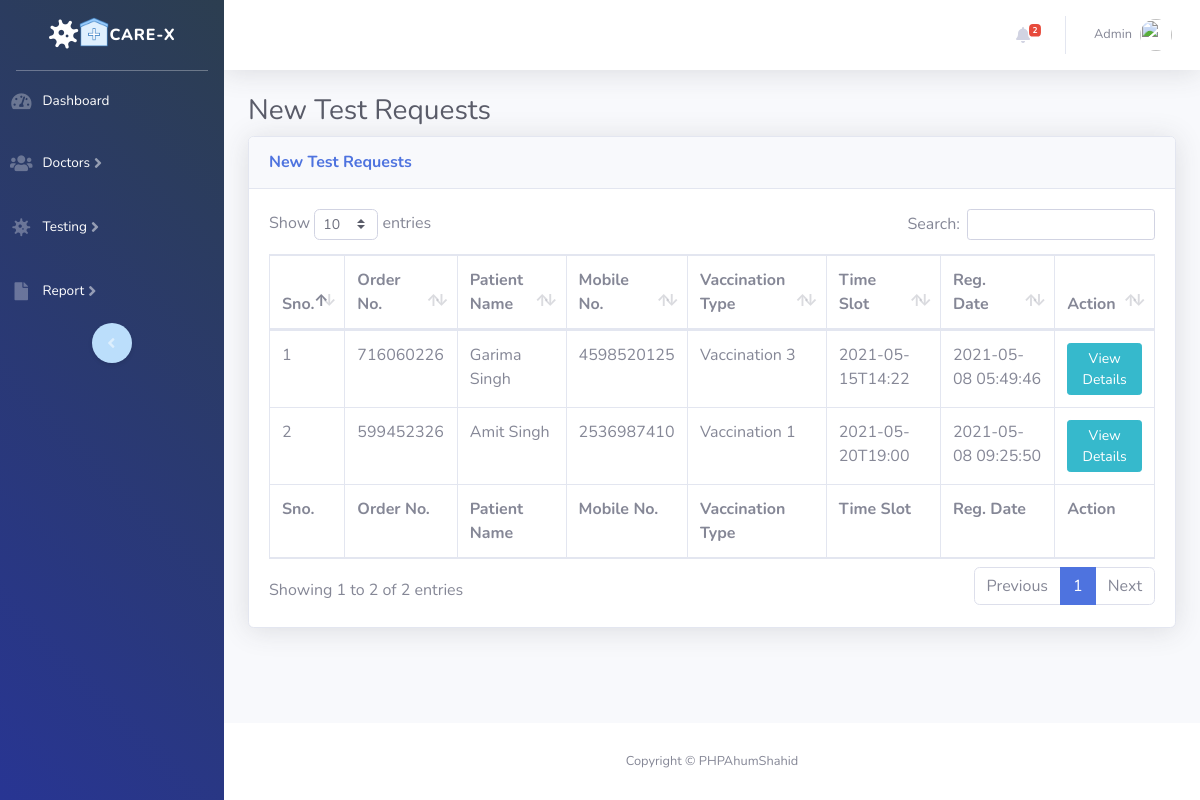
The page /covid-tms/new-test.php (signed in) on the database its author committed.
### tables this page shows
CREATE TABLE `tbltestrecord` (
  `id` int(11) NOT NULL,
  `OrderNumber` bigint(14) DEFAULT NULL,
  `PatientMobileNumber` bigint(14) DEFAULT NULL,
  `VaccinationType` varchar(100) DEFAULT NULL,
  `TestTimeSlot` varchar(120) DEFAULT NULL,
  `ReportStatus` varchar(100) DEFAULT NULL,
  `FinalReport` varchar(150) DEFAULT NULL,
  `ReportUploadTime` varchar(200) DEFAULT NULL,
  `RegistrationDate` timestamp NULL DEFAULT current_timestamp(),
  `AssignedtoEmpId` varchar(150) DEFAULT NULL,
  `AssigntoName` varchar(180) DEFAULT NULL,
  `AssignedTime` varchar(100) DEFAULT NULL
);

CREATE TABLE `tblpatients` (
  `id` int(11) NOT NULL,
  `FullName` varchar(120) DEFAULT NULL,
  `MobileNumber` bigint(12) DEFAULT NULL,
  `DateOfBirth` date DEFAULT NULL,
  `hospital` varchar(150) DEFAULT NULL,
  `FullAddress` varchar(255) DEFAULT NULL,
  `State` varchar(200) DEFAULT NULL,
  `RegistrationDate` timestamp NOT NULL DEFAULT current_timestamp()
);

### covid-tms/new-test.php (the view, shortened to what this page needs)
<?php session_start();
include_once('includes/config.php');
if (strlen($_SESSION['aid']==0)) {
  header('location:logout.php');
  } else{
?>
<!DOCTYPE html>
<html lang="en">
<head>
    <link href="vendor/fontawesome-free/css/all.min.css" rel="stylesheet" type="text/css">
    <link href="css/sb-admin-2.min.css" rel="stylesheet">
    <link href="vendor/datatables/dataTables.bootstrap4.min.css" rel="stylesheet">
</head>
<body id="page-top">
    <div id="wrapper">
  <?php include_once('includes/sidebar.php');?>
        <div id="content-wrapper" class="d-flex flex-column">
            <div id="content">
<?php include_once('includes/topbar.php');?>
                <div class="container-fluid">
                    <h1 class="h3 mb-2 text-gray-800">New Test Requests</h1>
                    <div class="card shadow mb-4">
                        <div class="card-header py-3">
                            <h6 class="m-0 font-weight-bold text-primary">New Test Requests</h6>
                        </div>
                        <div class="card-body">
                            <div class="table-responsive">
                                <form name="assignto" method="post">
                    <table class="table table-bordered" id="dataTable" width="100%" cellspacing="0">
                                    <thead>
                                        <tr>
                                            <th>Sno.</th>
                                            <th>Order No.</th>
                                            <th>Patient Name</th>
                                            <th>Mobile No.</th>
                                            <th>Vaccination Type</th>
                                            <th>Time Slot</th>
                                            <th>Reg. Date</th>
                                            <th>Action</th>
                                        </tr>
                                    </thead>
                                      <tfoot>
                                            <tr>
                                            <th>Sno.</th>
                                            <th>Order No.</th>
                                            <th>Patient Name</th>
                                            <th>Mobile No.</th>
                                            <th>Vaccination Type</th>
                                            <th>Time Slot</th>
                                            <th>Reg. Date</th>
                                            <th>Action</th>
                                        </tr>
                                    </tfoot>
                                    <tbody>
<?php $query=mysqli_query($con,"select tbltestrecord.OrderNumber,tblpatients.FullName,tblpatients.MobileNumber,tbltestrecord.VaccinationType,tbltestrecord.TestTimeSlot,tbltestrecord.RegistrationDate,tbltestrecord.id as testid from tbltestrecord
join tblpatients on tblpatients.MobileNumber=tbltestrecord.PatientMobileNumber
where ReportStatus is null
    ");
$cnt=1;
while($row=mysqli_fetch_array($query)){
?>
                                        <tr>
                                            <td><?php echo $cnt;?></td>
                                            <td><?php echo $row['OrderNumber'];?></td>
                                            <td><?php echo $row['FullName'];?></td>
                                            <td><?php echo $row['MobileNumber'];?></td>
                                            <td><?php echo $row['VaccinationType'];?></td>
                                            <td><?php echo $row['TestTimeSlot'];?></td>
                                             <td><?php echo $row['RegistrationDate'];?></td>
                                            <td>
                                <a href="test-details.php?tid=<?php echo $row['testid'];?>&&oid=<?php echo $row['OrderNumber'];?>" class="btn btn-info btn-sm">View Details</a>
                            </td>
                                        </tr>
<?php $cnt++;} ?>
                                    </tbody>
                                </table>
                                     </form>
                            </div>
                        </div>
                    </div>
                </div>
            </div>
    <?php include_once('includes/footer.php');?>
        </div>
    </div>
</body>
</html>
<?php } ?>

### covid-tms/includes/topbar.php (shortened to what this page needs)
      <nav class="navbar navbar-expand navbar-light bg-white topbar mb-4 static-top shadow">
            <?php if($_SESSION['aid']):?>
                    <ul class="navbar-nav ml-auto">
<?php $query=mysqli_query($con,"select * from tbltestrecord where ReportStatus is null");
$count=mysqli_num_rows($query);
?>
                        <li class="nav-item dropdown no-arrow mx-1">
                            <a class="nav-link dropdown-toggle" href="#" id="alertsDropdown" role="button"
                                data-toggle="dropdown" aria-haspopup="true" aria-expanded="false">
                                <i class="fas fa-bell fa-fw"></i>
                                <span class="badge badge-danger badge-counter"><?php echo $count;?></span>
                            </a>
                        </li>
                        <li class="nav-item dropdown no-arrow">
                            <a class="nav-link dropdown-toggle" href="#" id="userDropdown" role="button"
                                data-toggle="dropdown" aria-haspopup="true" aria-expanded="false">
                <?php
$adid=$_SESSION['aid'];
$ret1=mysqli_query($con,"select AdminName from tbladmin where ID='$adid'");
while($row1=mysqli_fetch_array($ret1)){
?>
                                <span class="mr-2 d-none d-lg-inline text-gray-600 small"><?php  echo $row1['AdminName'];?></span>
                           <?php } ?>
                                <img class="img-profile rounded-circle"
                                    src="bg5.jpeg">
                            </a>
                        </li>
                    </ul>
                <?php endif;?>
                </nav>

### rows shown on the page
tbltestrecord: OrderNumber "716060226", tblpatients.FullName "Garima Singh", tblpatients.MobileNumber "4598520125", VaccinationType "Vaccination 3", TestTimeSlot "2021-05-15T14:22", RegistrationDate "2021-05-08 05:49:46"
tbltestrecord: OrderNumber "599452326", tblpatients.FullName "Amit Singh", tblpatients.MobileNumber "2536987410", VaccinationType "Vaccination 1", TestTimeSlot "2021-05-20T19:00", RegistrationDate "2021-05-08 09:25:50"

### other values the page prints
$count "2"
$row1['AdminName'] "Admin"
